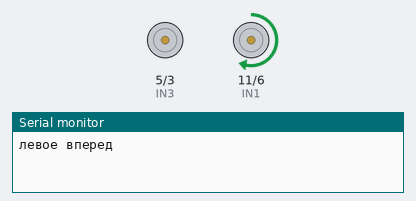
A sketch run on a simulated Arduino Uno, built with avr-gcc and run on an emulated ATmega328P. Parts: motor-driver pin pairs drawn as motors (green arrow = first pin HIGH = forward, orange = second pin HIGH = backward, longer = more drive), the last lines printed to the serial monitor.

Above: at 0.1 s.
At 1.1 s:
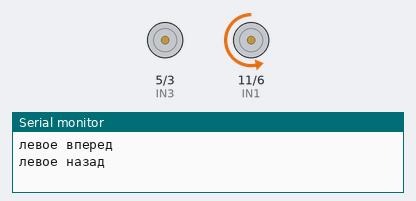
At 2.1 s:
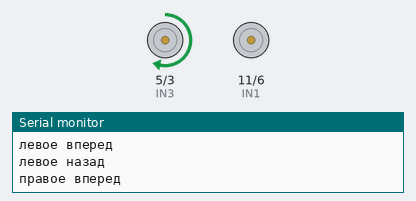
At 5.1 s:
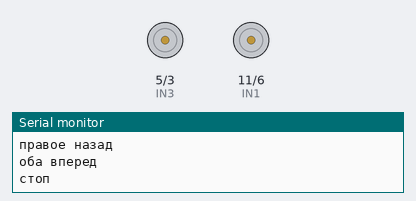
Timing chart, 0 to 6.6 s (numbered marks = the images above):
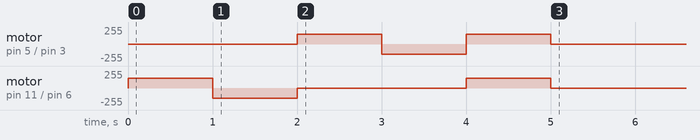

The sketch:

lesson-00-robot-test.ino
```cpp
// ТЕСТ РОБОТА: моторы, датчики линии, дальномер HC-SR04.
// Реализация тестов — во вкладке robot-test.cpp. Раскомментируйте вызов нужного теста.
// Монитор порта: 9600 бод.

#include "robot-test.h"

void setup() {
  pinMode(IN1, OUTPUT);  // настраиваем пины управления моторами как выходы
  pinMode(IN2, OUTPUT);
  pinMode(IN3, OUTPUT);
  pinMode(IN4, OUTPUT);

  pinMode(TRIG, OUTPUT);  // TRIG — запускаем измерение
  pinMode(ECHO, INPUT);   // ECHO — принимаем импульс эха

  Serial.begin(9600);  // задаем скорость обмена с монитором порта

  wheelsTest();          // TODO 1: сверьте названия колес и направления вращения с выводом в порт.
  // startTest();           // TODO 2: запишите ШИМ, при котором трогается каждое колесо.
  // driveTest(150, 2000);  // TODO 3: проверьте на треке, куда уводит робота и сколько он докатывается.
}

void loop() {
  static uint32_t lastTime = 0;
  if (millis() - lastTime >= 100) {  // раз в 100 мс, не останавливая программу
    lastTime = millis();
    // lineSensors();  // TODO 4: проверьте левый и правый датчики линии по очереди.
    // distance();     // TODO 4: проверьте, как меняется расстояние при удалении кубика.
  }
}
```

robot-test.cpp
```cpp
#include "robot-test.h"

void motors(int16_t speed1, int16_t speed2) {  // первый аргумент управляет левым мотором, второй — правым
  speed1 = constrain(speed1, -255, 255);       // ограничиваем команду диапазоном от -255 до 255
  speed2 = constrain(speed2, -255, 255);

  if (speed1 > 0) {  // подаем speed1 на пины первого мотора
    analogWrite(IN1, speed1);
    analogWrite(IN2, 0);
  } else {
    analogWrite(IN1, 0);
    analogWrite(IN2, -speed1);
  }

  if (speed2 > 0) {  // подаем speed2 на пины второго мотора
    analogWrite(IN3, speed2);
    analogWrite(IN4, 0);
  } else {
    analogWrite(IN3, 0);
    analogWrite(IN4, -speed2);
  }
}

// ---------- тесты для setup(): выполняются один раз ----------

void wheelsTest() {  // каждое колесо вперед и назад по 1 секунде, потом оба вперед
  Serial.println("левое вперед");
  motors(150, 0);
  delay(1000);

  Serial.println("левое назад");
  motors(-150, 0);
  delay(1000);

  Serial.println("правое вперед");
  motors(0, 150);
  delay(1000);

  Serial.println("правое назад");
  motors(0, -150);
  delay(1000);

  Serial.println("оба вперед");
  motors(150, 150);
  delay(1000);

  motors(0, 0);
  Serial.println("стоп");
}

void startTest() {  // ШИМ растет на 10 каждую секунду: запишите, при каком ШИМ начало вращаться каждое колесо
  for (int16_t pwm = 0; pwm <= 250; pwm = pwm + 10) {
    Serial.print("ШИМ ");
    Serial.println(pwm);
    motors(pwm, pwm);
    delay(1000);
  }
  motors(0, 0);
  Serial.println("стоп");
}

void driveTest(int16_t pwm, uint32_t time) {  // ждем 3 секунды, едем time миллисекунд с ШИМ pwm, выключаем моторы
  delay(3000);                                // время, чтобы поставить робота на трек и убрать руки
  motors(pwm, pwm);
  delay(time);
  motors(0, 0);  // моторы выключены, робот докатывается сам
}

// ---------- тесты для loop(): печатают одну строку ----------

void lineSensors() {  // левый датчик, правый датчик и их разность
  int16_t left = analogRead(LEFT_SENS);
  int16_t right = analogRead(RIGHT_SENS);
  Serial.print(left);
  Serial.print(" ");
  Serial.print(right);
  Serial.print(" ");
  Serial.println(left - right);
}

void distance() {  // расстояние до препятствия в сантиметрах
  digitalWrite(TRIG, LOW);
  delayMicroseconds(2);
  digitalWrite(TRIG, HIGH);  // импульс 10 мкс запускает измерение
  delayMicroseconds(10);
  digitalWrite(TRIG, LOW);

  uint32_t duration = pulseIn(ECHO, HIGH, 30000);  // длительность эха в мкс
  float distanceCm = duration * 343.0 / (2.0 * 10000.0);
  Serial.print("см ");
  Serial.println(distanceCm);
}
```

robot-test.h
```cpp
#pragma once
#include <Arduino.h>

#define IN1 11  // пины левого мотора, ШИМ
#define IN2 6
#define IN3 5  // пины правого мотора, ШИМ
#define IN4 3

#define LEFT_SENS A0   // пин левого датчика линии
#define RIGHT_SENS A1  // пин правого датчика линии

#define TRIG 12  // цифровые пины HC-SR04
#define ECHO 13

void motors(int16_t speed1, int16_t speed2);
void wheelsTest();
void startTest();
void driveTest(int16_t pwm, uint32_t time);
void lineSensors();
void distance();
```
